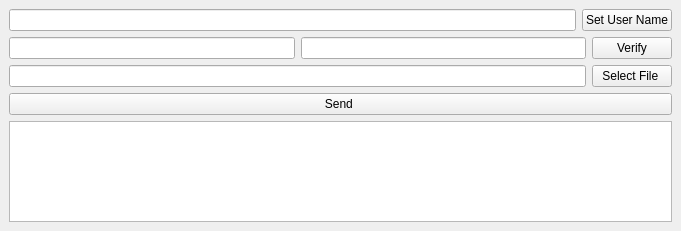
<?xml version="1.0" encoding="UTF-8"?>
<ui version="4.0">
 <class>MainWindow</class>
 <widget class="QMainWindow" name="MainWindow">
  <property name="geometry">
   <rect>
    <x>0</x>
    <y>0</y>
    <width>681</width>
    <height>231</height>
   </rect>
  </property>
  <property name="windowTitle">
   <string>MainWindow</string>
  </property>
  <widget class="QWidget" name="centralwidget">
   <layout class="QGridLayout" name="gridLayout">
    <item row="0" column="0">
     <layout class="QVBoxLayout" name="verticalLayout">
      <item>
       <layout class="QHBoxLayout" name="horizontalLayout_4">
        <item>
         <widget class="QLineEdit" name="lineEdit"/>
        </item>
        <item>
         <widget class="QPushButton" name="pushButton">
          <property name="text">
           <string>Set User Name</string>
          </property>
         </widget>
        </item>
       </layout>
      </item>
      <item>
       <layout class="QHBoxLayout" name="horizontalLayout_3">
        <item>
         <widget class="QLineEdit" name="BuddyIp"/>
        </item>
        <item>
         <widget class="QLineEdit" name="BuddyName"/>
        </item>
        <item>
         <widget class="QPushButton" name="VerfiyBuddyButton">
          <property name="text">
           <string>Verify</string>
          </property>
         </widget>
        </item>
       </layout>
      </item>
      <item>
       <layout class="QHBoxLayout" name="horizontalLayout">
        <item>
         <widget class="QLineEdit" name="FileName"/>
        </item>
        <item>
         <widget class="QPushButton" name="SelectFile">
          <property name="text">
           <string>Select File </string>
          </property>
         </widget>
        </item>
       </layout>
      </item>
      <item>
       <layout class="QHBoxLayout" name="horizontalLayout_5">
        <item>
         <widget class="QPushButton" name="pushButton_2">
          <property name="text">
           <string>Send </string>
          </property>
         </widget>
        </item>
       </layout>
      </item>
      <item>
       <layout class="QHBoxLayout" name="horizontalLayout_2">
        <item>
         <widget class="QTextEdit" name="StatusDisplay"/>
        </item>
       </layout>
      </item>
     </layout>
    </item>
   </layout>
  </widget>
 </widget>
 <resources/>
 <connections/>
</ui>
